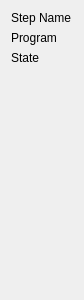
<?xml version="1.0" encoding="UTF-8"?>
<ui version="4.0">
 <class>pipeline_step_viewer</class>
 <widget class="QWidget" name="pipeline_step_viewer">
  <property name="geometry">
   <rect>
    <x>0</x>
    <y>0</y>
    <width>84</width>
    <height>300</height>
   </rect>
  </property>
  <property name="windowTitle">
   <string>Form</string>
  </property>
  <layout class="QFormLayout" name="formLayout">
   <item row="0" column="0">
    <widget class="QLabel" name="name_label">
     <property name="sizePolicy">
      <sizepolicy hsizetype="Preferred" vsizetype="Fixed">
       <horstretch>0</horstretch>
       <verstretch>0</verstretch>
      </sizepolicy>
     </property>
     <property name="text">
      <string>Step Name</string>
     </property>
    </widget>
   </item>
   <item row="1" column="0">
    <widget class="QLabel" name="program_label">
     <property name="sizePolicy">
      <sizepolicy hsizetype="Preferred" vsizetype="Fixed">
       <horstretch>0</horstretch>
       <verstretch>0</verstretch>
      </sizepolicy>
     </property>
     <property name="text">
      <string>Program</string>
     </property>
    </widget>
   </item>
   <item row="2" column="0">
    <widget class="QLabel" name="state_label">
     <property name="sizePolicy">
      <sizepolicy hsizetype="Preferred" vsizetype="Fixed">
       <horstretch>0</horstretch>
       <verstretch>0</verstretch>
      </sizepolicy>
     </property>
     <property name="text">
      <string>State</string>
     </property>
    </widget>
   </item>
   <item row="3" column="0">
    <spacer name="verticalSpacer">
     <property name="orientation">
      <enum>Qt::Vertical</enum>
     </property>
     <property name="sizeHint" stdset="0">
      <size>
       <width>20</width>
       <height>40</height>
      </size>
     </property>
    </spacer>
   </item>
  </layout>
 </widget>
 <resources/>
 <connections/>
</ui>
